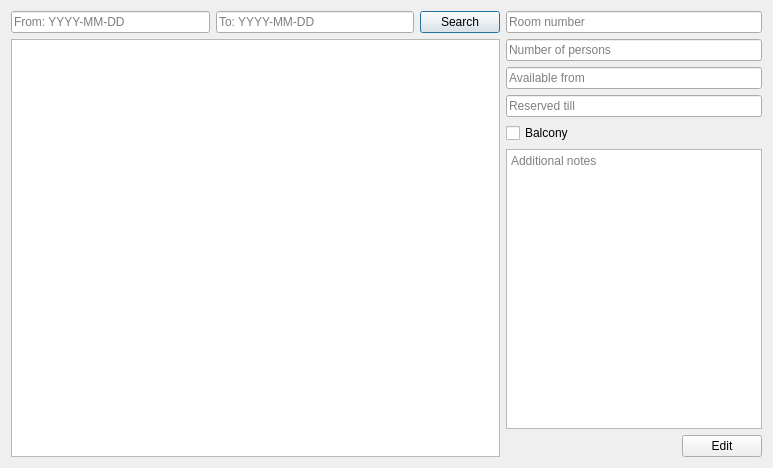
<?xml version="1.0" encoding="UTF-8"?>
<ui version="4.0">
 <class>browseWindow</class>
 <widget class="QDialog" name="browseWindow">
  <property name="geometry">
   <rect>
    <x>0</x>
    <y>0</y>
    <width>773</width>
    <height>468</height>
   </rect>
  </property>
  <property name="windowTitle">
   <string>Dialog</string>
  </property>
  <layout class="QVBoxLayout" name="verticalLayout">
   <item>
    <layout class="QHBoxLayout" name="horizontalLayout" stretch="1,0">
     <item>
      <layout class="QVBoxLayout" name="verticalLayout_2">
       <item>
        <layout class="QHBoxLayout" name="horizontalLayout_3" stretch="2,2,0">
         <item>
          <widget class="QLineEdit" name="availableFrom_lineEdit">
           <property name="placeholderText">
            <string>From: YYYY-MM-DD</string>
           </property>
          </widget>
         </item>
         <item>
          <widget class="QLineEdit" name="availableTo_lineEdit">
           <property name="placeholderText">
            <string>To: YYYY-MM-DD</string>
           </property>
          </widget>
         </item>
         <item>
          <widget class="QPushButton" name="search_pushButton">
           <property name="text">
            <string>Search</string>
           </property>
          </widget>
         </item>
        </layout>
       </item>
       <item>
        <widget class="QTableView" name="tableView"/>
       </item>
      </layout>
     </item>
     <item>
      <layout class="QGridLayout" name="gridLayout" rowstretch="1,0,0,0,0,0,0">
       <item row="3" column="0">
        <widget class="QLineEdit" name="lineEdit_2">
         <property name="placeholderText">
          <string>Reserved till</string>
         </property>
        </widget>
       </item>
       <item row="5" column="0">
        <widget class="QPlainTextEdit" name="plainTextEdit">
         <property name="placeholderText">
          <string>Additional notes</string>
         </property>
        </widget>
       </item>
       <item row="1" column="0">
        <widget class="QLineEdit" name="lineEdit_6">
         <property name="placeholderText">
          <string>Number of persons</string>
         </property>
        </widget>
       </item>
       <item row="0" column="0">
        <widget class="QLineEdit" name="lineEdit_5">
         <property name="placeholderText">
          <string>Room number</string>
         </property>
        </widget>
       </item>
       <item row="4" column="0">
        <widget class="QCheckBox" name="checkBox">
         <property name="text">
          <string>Balcony</string>
         </property>
        </widget>
       </item>
       <item row="6" column="0">
        <layout class="QHBoxLayout" name="horizontalLayout_2">
         <item>
          <spacer name="horizontalSpacer">
           <property name="orientation">
            <enum>Qt::Horizontal</enum>
           </property>
           <property name="sizeHint" stdset="0">
            <size>
             <width>40</width>
             <height>20</height>
            </size>
           </property>
          </spacer>
         </item>
         <item>
          <widget class="QPushButton" name="pushButton">
           <property name="text">
            <string>Edit</string>
           </property>
          </widget>
         </item>
        </layout>
       </item>
       <item row="2" column="0">
        <widget class="QLineEdit" name="lineEdit_4">
         <property name="placeholderText">
          <string>Available from</string>
         </property>
        </widget>
       </item>
      </layout>
     </item>
    </layout>
   </item>
  </layout>
 </widget>
 <resources/>
 <connections/>
</ui>
